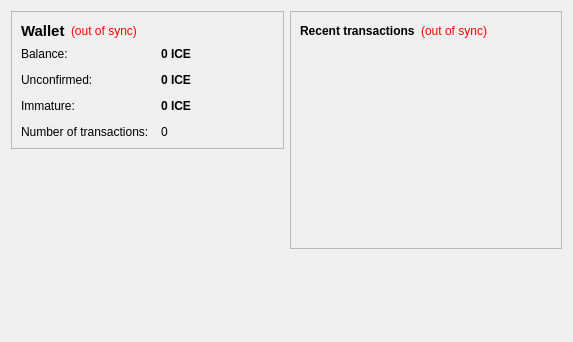
<?xml version="1.0" encoding="UTF-8"?>
<ui version="4.0">
 <class>OverviewPage</class>
 <widget class="QWidget" name="OverviewPage">
  <property name="geometry">
   <rect>
    <x>0</x>
    <y>0</y>
    <width>573</width>
    <height>342</height>
   </rect>
  </property>
  <property name="windowTitle">
   <string>Form</string>
  </property>
  <layout class="QHBoxLayout" name="horizontalLayout" stretch="1,1">
   <item>
    <layout class="QVBoxLayout" name="verticalLayout_2">
     <item>
      <widget class="QFrame" name="frame">
       <property name="frameShape">
        <enum>QFrame::StyledPanel</enum>
       </property>
       <property name="frameShadow">
        <enum>QFrame::Raised</enum>
       </property>
       <layout class="QVBoxLayout" name="verticalLayout_4">
        <item>
         <layout class="QHBoxLayout" name="horizontalLayout_4">
          <item>
           <widget class="QLabel" name="label_5">
            <property name="font">
             <font>
              <pointsize>11</pointsize>
              <weight>75</weight>
              <bold>true</bold>
             </font>
            </property>
            <property name="text">
             <string>Wallet</string>
            </property>
           </widget>
          </item>
          <item>
           <widget class="QLabel" name="labelWalletStatus">
            <property name="toolTip">
             <string>The displayed information may be out of date. Your wallet automatically synchronizes with the Icecoin network after a connection is established, but this process has not completed yet.</string>
            </property>
            <property name="styleSheet">
             <string notr="true">QLabel { color: red; }</string>
            </property>
            <property name="text">
             <string notr="true">(out of sync)</string>
            </property>
            <property name="alignment">
             <set>Qt::AlignLeading|Qt::AlignLeft|Qt::AlignVCenter</set>
            </property>
           </widget>
          </item>
          <item>
           <spacer name="horizontalSpacer_2">
            <property name="orientation">
             <enum>Qt::Horizontal</enum>
            </property>
            <property name="sizeHint" stdset="0">
             <size>
              <width>40</width>
              <height>20</height>
             </size>
            </property>
           </spacer>
          </item>
         </layout>
        </item>
        <item>
         <layout class="QFormLayout" name="formLayout_2">
          <property name="fieldGrowthPolicy">
           <enum>QFormLayout::AllNonFixedFieldsGrow</enum>
          </property>
          <property name="horizontalSpacing">
           <number>12</number>
          </property>
          <property name="verticalSpacing">
           <number>12</number>
          </property>
          <item row="0" column="0">
           <widget class="QLabel" name="label">
            <property name="text">
             <string>Balance:</string>
            </property>
           </widget>
          </item>
          <item row="0" column="1">
           <widget class="QLabel" name="labelBalance">
            <property name="font">
             <font>
              <weight>75</weight>
              <bold>true</bold>
             </font>
            </property>
            <property name="cursor">
             <cursorShape>IBeamCursor</cursorShape>
            </property>
            <property name="toolTip">
             <string>Your current balance</string>
            </property>
            <property name="text">
	             <string notr="true">0 ICE</string>
            </property>
            <property name="textInteractionFlags">
             <set>Qt::LinksAccessibleByMouse|Qt::TextSelectableByKeyboard|Qt::TextSelectableByMouse</set>
            </property>
           </widget>
          </item>
          <item row="1" column="0">
           <widget class="QLabel" name="label_3">
            <property name="text">
             <string>Unconfirmed:</string>
            </property>
           </widget>
          </item>
          <item row="1" column="1">
           <widget class="QLabel" name="labelUnconfirmed">
            <property name="font">
             <font>
              <weight>75</weight>
              <bold>true</bold>
             </font>
            </property>
            <property name="cursor">
             <cursorShape>IBeamCursor</cursorShape>
            </property>
            <property name="toolTip">
             <string>Total of transactions that have yet to be confirmed, and do not yet count toward the current balance</string>
            </property>
            <property name="text">
             <string notr="true">0 ICE</string>
            </property>
            <property name="textInteractionFlags">
             <set>Qt::LinksAccessibleByMouse|Qt::TextSelectableByKeyboard|Qt::TextSelectableByMouse</set>
            </property>
           </widget>
          </item>
          <item row="3" column="0">
           <widget class="QLabel" name="label_2">
            <property name="text">
             <string>Number of transactions:</string>
            </property>
           </widget>
          </item>
          <item row="3" column="1">
           <widget class="QLabel" name="labelNumTransactions">
            <property name="toolTip">
             <string>Total number of transactions in wallet</string>
            </property>
            <property name="text">
             <string notr="true">0</string>
            </property>
           </widget>
          </item>
          <item row="2" column="0">
           <widget class="QLabel" name="labelImmatureText">
            <property name="text">
             <string>Immature:</string>
            </property>
           </widget>
          </item>
          <item row="2" column="1">
           <widget class="QLabel" name="labelImmature">
            <property name="font">
             <font>
              <weight>75</weight>
              <bold>true</bold>
             </font>
            </property>
            <property name="toolTip">
             <string>Mined balance that has not yet matured</string>
            </property>
            <property name="text">
             <string notr="true">0 ICE</string>
            </property>
            <property name="textInteractionFlags">
             <set>Qt::LinksAccessibleByMouse|Qt::TextSelectableByKeyboard|Qt::TextSelectableByMouse</set>
            </property>
           </widget>
          </item>
         </layout>
        </item>
       </layout>
      </widget>
     </item>
     <item>
      <spacer name="verticalSpacer">
       <property name="orientation">
        <enum>Qt::Vertical</enum>
       </property>
       <property name="sizeHint" stdset="0">
        <size>
         <width>20</width>
         <height>40</height>
        </size>
       </property>
      </spacer>
     </item>
    </layout>
   </item>
   <item>
    <layout class="QVBoxLayout" name="verticalLayout_3">
     <item>
      <widget class="QFrame" name="frame_2">
       <property name="frameShape">
        <enum>QFrame::StyledPanel</enum>
       </property>
       <property name="frameShadow">
        <enum>QFrame::Raised</enum>
       </property>
       <layout class="QVBoxLayout" name="verticalLayout">
        <item>
         <layout class="QHBoxLayout" name="horizontalLayout_2">
          <item>
           <widget class="QLabel" name="label_4">
            <property name="text">
             <string>&lt;b&gt;Recent transactions&lt;/b&gt;</string>
            </property>
           </widget>
          </item>
          <item>
           <widget class="QLabel" name="labelTransactionsStatus">
            <property name="toolTip">
             <string>The displayed information may be out of date. Your wallet automatically synchronizes with the Icecoin network after a connection is established, but this process has not completed yet.</string>
            </property>
            <property name="styleSheet">
             <string notr="true">QLabel { color: red; }</string>
            </property>
            <property name="text">
             <string notr="true">(out of sync)</string>
            </property>
            <property name="alignment">
             <set>Qt::AlignRight|Qt::AlignTrailing|Qt::AlignVCenter</set>
            </property>
           </widget>
          </item>
          <item>
           <spacer name="horizontalSpacer">
            <property name="orientation">
             <enum>Qt::Horizontal</enum>
            </property>
            <property name="sizeHint" stdset="0">
             <size>
              <width>40</width>
              <height>20</height>
             </size>
            </property>
           </spacer>
          </item>
         </layout>
        </item>
        <item>
         <widget class="QListView" name="listTransactions">
          <property name="styleSheet">
           <string notr="true">QListView { background: transparent; }</string>
          </property>
          <property name="frameShape">
           <enum>QFrame::NoFrame</enum>
          </property>
          <property name="verticalScrollBarPolicy">
           <enum>Qt::ScrollBarAlwaysOff</enum>
          </property>
          <property name="horizontalScrollBarPolicy">
           <enum>Qt::ScrollBarAlwaysOff</enum>
          </property>
          <property name="selectionMode">
           <enum>QAbstractItemView::NoSelection</enum>
          </property>
         </widget>
        </item>
       </layout>
      </widget>
     </item>
     <item>
      <spacer name="verticalSpacer_2">
       <property name="orientation">
        <enum>Qt::Vertical</enum>
       </property>
       <property name="sizeHint" stdset="0">
        <size>
         <width>20</width>
         <height>40</height>
        </size>
       </property>
      </spacer>
     </item>
    </layout>
   </item>
  </layout>
 </widget>
 <resources/>
 <connections/>
</ui>
